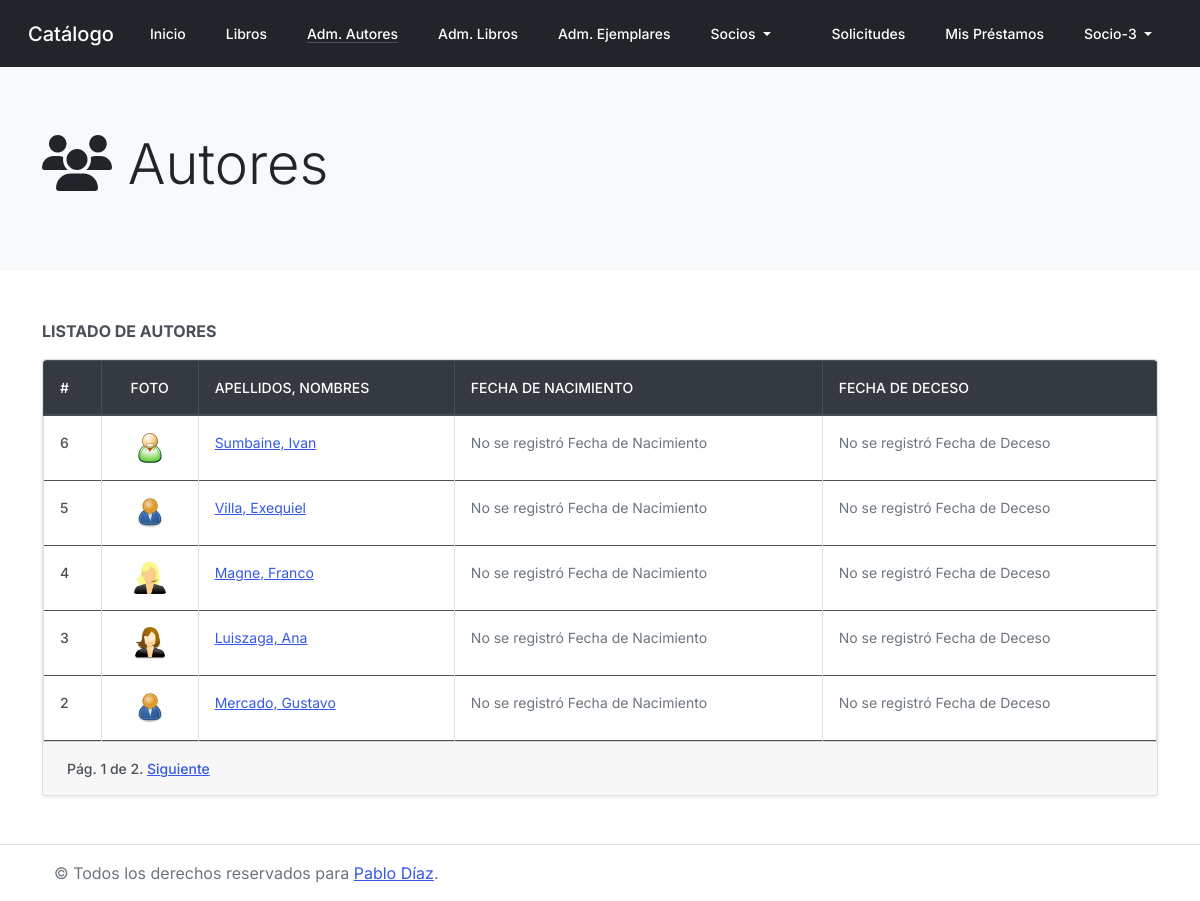
The page /catalogo/autores/ (signed in) on the database its author committed.
### catalogo/models.py (models this page shows, shortened)
class CustomUser(AbstractUser):
    email = models.EmailField(_("email address"))
    latitude = models.FloatField(null=True)
    longitude = models.FloatField(null=True)

class Autor(models.Model):
    nombre = models.CharField(max_length=50)
    apellido = models.CharField(max_length=50)
    fechaNac = models.DateField(null=True, blank=True)
    fechaDeceso = models.DateField('Fallecido', null=True, blank=True)
    image=models.ImageField(upload_to='catalogo/upload/img', null=True, blank=True)
    def __str__(self):
        return '%s, %s' % (self.apellido, self.nombre)
    class Meta:
        ordering = ['-id', 'apellido', 'nombre']

### catalogo/views.py (the view)
# urls.py: path('autores/', views.AuthorListView.as_view(), name='author_list'),
class AuthorListView(PermissionRequiredMixin, generic.ListView):
    model = Autor
    context_object_name = 'authors'
    paginate_by = 5
    permission_required = 'catalogo.view_autor'
    queryset = Autor.objects.order_by('-id')
    template_name = 'authors/index.html'

### catalogo/templates/authors/index.html (shortened to what this page needs)
{% extends "base.html" %}
{% block jumbotron %}
{% include "partials/jumbotron.html" with icon="<i class='fas fa-users'></i>" title="Autores" %}
{% endblock %}
{% block content %}
<div class="row">
    <div class="col-12">
        <div class="d-flex justify-content-between align-items-center mb-3">
            <span class="font-weight-bold">LISTADO DE AUTORES</span>
        </div>
        <div class="card shadow-sm">
            <div class="card-body table-responsive rounded-top p-0">
                <table class="table table-hover table-bordered mb-0">
                    <thead class="thead-dark">
                        <tr>
                            <th scope="col">#</th>
                            <th scope="col" class="text-center">Foto</th>
                            <th scope="col">Apellidos, Nombres</th>
                            <th scope="col">Fecha de Nacimiento</th>
                            <th scope="col">Fecha de Deceso</th>
                        </tr>
                    </thead>
                    <tbody>
                        {% for author in authors %}
                            <tr>
                                <th scope="row">
                                    {{ author.id }}
                                </th>
                                <td class="text-center">
                                    {% if author.image %}
                                        <img src="{{  author.image.url }}" alt="{{ author }}" class="img-fluid"
                                        style="height: 2rem; width: 2rem;">
                                    {% else %}
                                        <p class="text-muted mb-0">Sin foto</p>
                                    {% endif %}
                                </td>
                                <td>
                                    {% if perms.catalogo.view_autor %}
                                        <a href="{% url 'author_details' author.id %}">{{ author }}</a>
                                    {% else %}
                                        {{ autor }}
                                    {% endif %}
                                </td>
                                <td>
                                    {% if author.fechaNac %}
                                        {{ author.fechaNac }}
                                    {% else %}
                                        <p class="text-muted mb-0">No se registró Fecha de Nacimiento</p>
                                    {% endif %}
                                </td>
                                <td>
                                    {% if author.fechaDeceso %}
                                        {{ author.fechaDeceso }}
                                    {% else %}
                                        <p class="text-muted mb-0">No se registró Fecha de Deceso</p>
                                    {% endif %}
                                </td>
                            </tr>
                        {% empty %}
                            <tr class="bg-red">
                                <td colspan="6" class="text-center">
                                    ¡Oops! No tenemos Autores en Catálogo.
                                </td>
                            </tr>
                        {% endfor %}
                    </tbody>
                </table>
            </div>
            {% block pagination %}
                {% if is_paginated %}
                    <div class="card-footer">
                        <div class="pagination">
                            <span class="page-links">
                                <span class="page-current">
                                    Pág. {{ page_obj.number }} de {{ page_obj.paginator.num_pages }}.
                                </span>
                                {% if page_obj.has_next %}
                                <a href="{{ request.path }}?page={{ page_obj.next_page_number }}">Siguiente</a>
                                {% endif %}
                            </span>
                        </div>
                    </div>
                {% endif %}
            {% endblock %}
        </div>
    </div>
</div>
{% endblock %}

### catalogo/templates/partials/navbar.html (shortened to what this page needs)
<nav class="navbar navbar-expand-lg  navbar-dark bg-dark">
    <div class="container-fluid">
        <a class="navbar-brand" href="{% url 'index' %}">Catálogo</a>
        <div class="collapse navbar-collapse" id="navbarSupportedContent">
            {% with request.resolver_match.url_name as url_name %}
                <ul class="navbar-nav mr-auto">
                    {% if user.is_authenticated %}
                        <li class="nav-item {% if url_name == 'index' %} active {% endif %}">
                            <a class="nav-link" href="{% url 'index' %}">
                                Inicio <span class="sr-only">(current)</span>
                            </a>
                        </li>
                        <li class="nav-item {% if url_name == 'available_copies_list' %} active {% endif %}">
                            <a class="nav-link" href="{% url 'available_copies_list' %}">
                                Libros <span class="sr-only">(current)</span>
                            </a>
                        </li>
                        {% if perms.catalogo.view_autor %}
                            <li class="nav-item {% if url_name == 'author_list' %} active {% endif %}">
                                <a class="nav-link" href="{% url 'author_list' %}">
                                    Adm. Autores <span class="sr-only">(current)</span>
                                </a>
                            </li>
                        {% endif %}
                        {% if perms.catalogo.view_libro %}
                            <li class="nav-item {% if url_name == 'book_list' %} active {% endif %}">
                                <a class="nav-link" href="{% url 'book_list' %}">
                                    Adm. Libros <span class="sr-only">(current)</span>
                                </a>
                            </li>
                        {% endif %}
                        {% if perms.catalogo.view_ejemplar %}
                            <li class="nav-item {% if url_name == 'copy_list' %} active {% endif %}">
                                <a class="nav-link" href="{% url 'copy_list' %}">
                                    Adm. Ejemplares <span class="sr-only">(current)</span>
                                </a>
                            </li>
                        {% endif %}
                        <li class="nav-item dropdown {% if url_name == 'map' or url_name == 'charts' or url_name == 'reporte_autor' %} active {% endif %}">
                            <a class="nav-link dropdown-toggle" href="#" id="navbarDropdown" role="button" data-toggle="dropdown" aria-expanded="false">
                                Socios
                            </a>
                        </li>
                    {% endif %}
                </ul>
                    <ul class="navbar-nav ml-auto">
                        {% if user.is_authenticated %}
                            <li class="nav-item {% if url_name == 'requests' %} active {% endif %}">
                                <a class="nav-link" href="{% url 'requests' %}">
                                    Solicitudes <span class="sr-only">(current)</span>
                                </a>
                            </li>
                            <li class="nav-item {% if url_name == 'my_loans' %} active {% endif %}">
                                <a class="nav-link" href="{% url 'my_loans' %}">
                                    Mis Préstamos <span class="sr-only">(current)</span>
                                </a>
                            </li>
                            <li class="nav-item dropdown">
                                <a class="nav-link dropdown-toggle text-capitalize" href="#" id="navbarDropdown" role="button" data-toggle="dropdown" aria-expanded="false">
                                    {{ user.get_username }}
                                </a>
                            </li>
                        {% endif %}
                    </ul>
            {% endwith %}
        </div>
    </div>
</nav>

### catalogo/static/css/styles.css (style rules this page uses)
.active { text-decoration: underline !important; text-underline-position: under !important; }

### rows shown on the page
CustomUser: get_username "Socio-3"
Autor: id "6", image (picture), apellido+nombre "Sumbaine, Ivan", shows "No se registró Fecha de Nacimiento", shows "No se registró Fecha de Deceso"
Autor: id "5", image (picture), apellido+nombre "Villa, Exequiel", shows "No se registró Fecha de Nacimiento", shows "No se registró Fecha de Deceso"
Autor: id "4", image (picture), apellido+nombre "Magne, Franco", shows "No se registró Fecha de Nacimiento", shows "No se registró Fecha de Deceso"
Autor: id "3", image (picture), apellido+nombre "Luiszaga, Ana", shows "No se registró Fecha de Nacimiento", shows "No se registró Fecha de Deceso"
Autor: id "2", image (picture), apellido+nombre "Mercado, Gustavo", shows "No se registró Fecha de Nacimiento", shows "No se registró Fecha de Deceso"

### other values the page prints
{{ title }} "Autores"
{{ page_obj.number }} "1"
{{ page_obj.paginator.num_pages }} "2"
